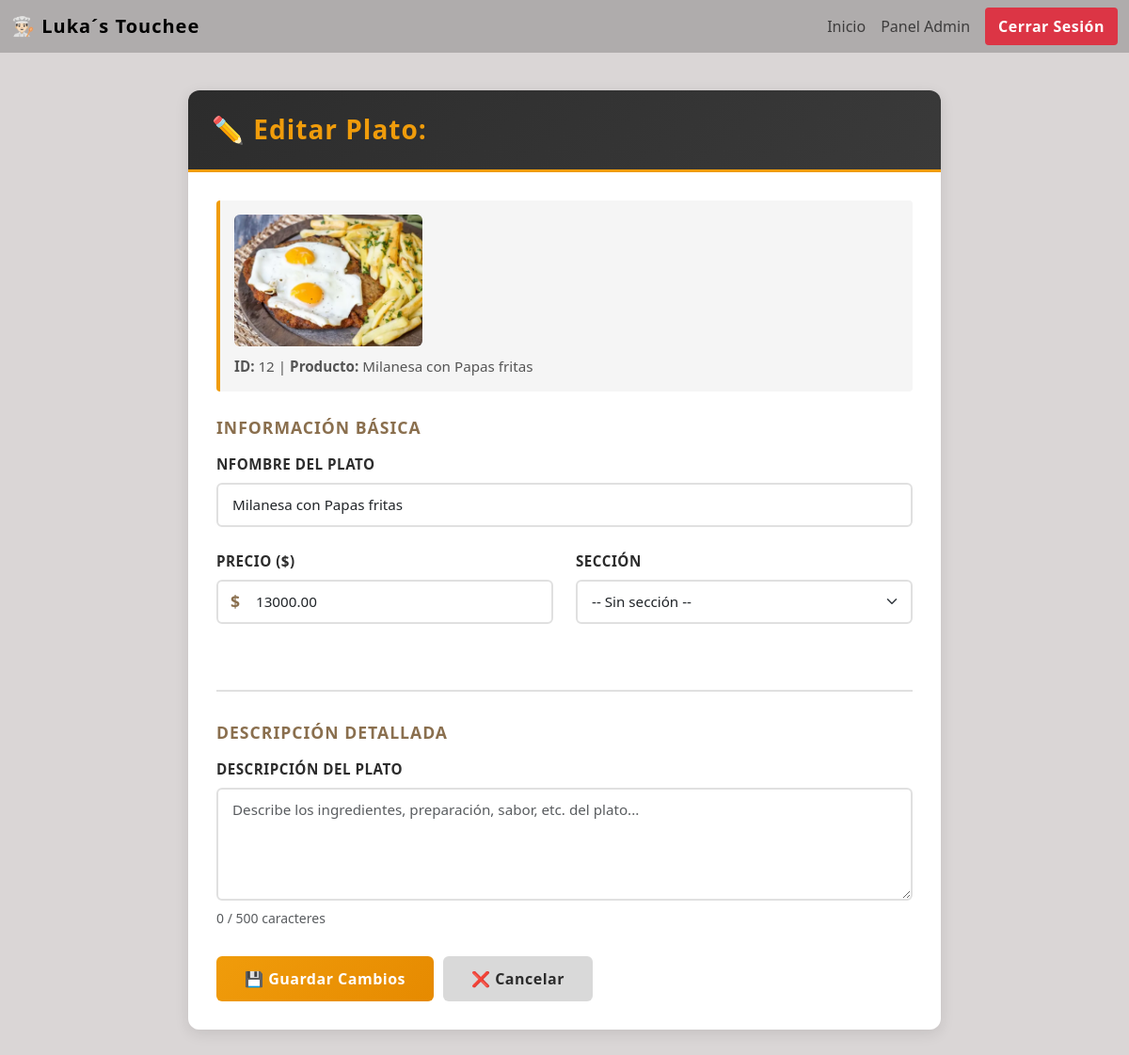
The app's page /admin/ABM/editar_plato.php?id=12 (signed in) with its own data.
### tables this page shows
CREATE TABLE `comidas` (
  `id_comida` int(11) NOT NULL,
  `nombre` varchar(50) NOT NULL,
  `precio` decimal(10,2) NOT NULL,
  `imagen` varchar(255) DEFAULT NULL,
  `descripcion` text DEFAULT NULL,
  `fk_seccion` int(11) DEFAULT NULL
);

### admin/ABM/editar_plato.php (the view, shortened to what this page needs)
<?php
    include_once("../../config/config.php");
    $id_plato = mysqli_real_escape_string($con, $_GET['id']);
    $consulta = "SELECT * FROM `comidas` WHERE `id_comida` = '$id_plato'";
    $resultado = mysqli_query($con, $consulta);
    $plato = mysqli_fetch_array($resultado);
?>
<!DOCTYPE html>
<html lang="es">
<head>
    <link href="https://cdn.jsdelivr.net/npm/bootstrap@5.3.8/dist/css/bootstrap.min.css" rel="stylesheet">
    <link rel="stylesheet" href="../../css/style.css">
</head>
<body class="admin-body">
    <header>
        <nav class="navbar navbar-expand-lg bg-body-tertiary">
            <div class="container-fluid">
                <a class="navbar-brand" href="../../pages/inicio.php">👨🏻‍🍳 Luka´s Touchee</a>
                <div class="collapse navbar-collapse" id="navbarNavDropdown">
                    <ul class="navbar-nav ms-auto">
                        <li class="nav-item">
                            <a class="nav-link" href="../../pages/inicio.php">Inicio</a>
                        </li>
                        <li class="nav-item">
                            <a class="nav-link" href="../index.php">Panel Admin</a>
                        </li>
                        <li class="nav-item">
                            <a class="btn btn-outline-danger ms-2" href="../../components/logout.php">Cerrar Sesión</a>
                        </li>
                    </ul>
                </div>
            </div>
        </nav>
    </header>
    <main class="edit-container">
        <div class="edit-card">
            <div class="edit-card-header">
                <h3>✏️ Editar Plato:</h3>
            </div>
            <div class="edit-card-body">
                <div class="plato-preview">
                    <img src="../../imgs/<?php echo $plato['id_comida']; ?>.webp" alt="<?php echo htmlspecialchars($plato['nombre']); ?>" onerror="this.src='../../imgs/default.webp'">
                    <div class="preview-info">
                        <strong>ID:</strong> <?php echo $plato['id_comida']; ?> |
                        <strong>Producto:</strong> <?php echo $plato['nombre']; ?>
                    </div>
                </div>
                <form method="POST" action="editar_plato_ok.php">
                    <div class="section-title">Información Básica</div>
                    <div class="form-group">
                        <label for="nombre" class="form-label">Nfombre del Plato</label>
                        <input type="text" class="form-control" id="nombre" name="nombre" value="<?php echo htmlspecialchars($plato['nombre']); ?>" required>
                    </div>
                    <div class="row">
                        <div class="col-md-6">
                            <div class="form-group">
                                <label for="precio" class="form-label">Precio ($)</label>
                                <div class="input-with-icon">
                                    <span class="input-prefix">$</span>
                                    <input type="number" class="form-control" id="precio" name="precio" value="<?php echo htmlspecialchars($plato['precio']); ?>" step="0.01" min="0" required>
                                </div>
                            </div>
                        </div>
                        <div class="col-md-6">
                            <div class="form-group">
                                <label for="fk_seccion" class="form-label">Sección</label>
                                <select class="form-select" id="fk_seccion" name="fk_seccion">
                                    <option value="">-- Sin sección --</option>
                                </select>
                            </div>
                        </div>
                    </div>
                    <div class="section-divider"></div>
                    <div class="section-title">Descripción Detallada</div>
                    <div class="form-group">
                        <label for="descripcion" class="form-label">Descripción del Plato</label>
                        <textarea class="form-control" id="descripcion" name="descripcion" placeholder="Describe los ingredientes, preparación, sabor, etc. del plato..."><?php echo htmlspecialchars($plato['descripcion'] ?? ''); ?></textarea>
                        <small class="text-muted d-block mt-2">
                            <span id="char_count">0</span> / 500 caracteres
                        </small>
                    </div>
                    <div class="button-group">
                        <button type="submit" class="btn-save">💾 Guardar Cambios</button>
                        <a href="../index.php" class="btn-cancel">❌ Cancelar</a>
                    </div>
                </form>
            </div>
        </div>
    </main>
</body>
</html>

### css/style.css (style rules this page uses)
label { display: block; }
body { background-color: #afacac !important; color: #2c2c2c; }
.admin-body { background-color: #dad6d6 !important; color: #2c2c2c; }
.navbar-brand { font-weight: 600; letter-spacing: 1px; }
.nav-link { font-weight: 500; transition: color 0.3s ease; }
.btn-outline-danger { border-width: 2px; font-weight: 600; }
.navbar-expand-lg, bg-body-tertiary { background-color: #afacac !important; }
.form-control, .form-select { border-radius: 4px; border: 1px solid #ddd; padding: 0.75rem 1rem; font-size: 0.95rem; transition: border-color 0.3s ease, box-shadow 0.3s ease; }
.form-label { font-weight: 600; color: #2c2c2c; margin-bottom: 0.5rem; font-size: 0.95rem; text-transform: uppercase; letter-spacing: 0.5px; }
.btn { font-weight: 600; border-radius: 4px; transition: all 0.2s ease; letter-spacing: 0.5px; }
a.btn.btn-outline-danger.ms-2 { border-width: 2px; font-weight: 600; background-color: #dc3545; border-color: #dc3545; color: #fff; }

### admin/ABM/editar_plato.php (style rules this page uses)
.edit-container { max-width: 800px; margin: 40px auto; }
.edit-card { border: none; border-radius: 12px; box-shadow: 0 4px 15px rgba(0,0,0,0.1); overflow: hidden; }
.edit-card-header { background: linear-gradient(135deg, #2c2c2c 0%, #3a3a3a 100%); color: #f09c0b; padding: 25px; border-bottom: 3px solid #f09c0b; }
.edit-card-header h3 { margin: 0; font-weight: 600; letter-spacing: 1px; }
.edit-card-body { padding: 30px; background-color: #ffffff; }
.form-group { margin-bottom: 25px; }
.form-label { font-weight: 600; color: #2c2c2c; margin-bottom: 8px; font-size: 0.95rem; text-transform: uppercase; letter-spacing: 0.5px; }
.form-control, .form-select { border: 2px solid #e0e0e0; border-radius: 6px; padding: 10px 15px; font-size: 0.95rem; transition: all 0.3s ease; }
textarea.form-control { resize: vertical; min-height: 120px; font-family: inherit; }
.plato-preview { margin-bottom: 25px; padding: 15px; background-color: #f5f5f5; border-left: 4px solid #f09c0b; border-radius: 4px; }
.plato-preview img { width: 100%; max-width: 200px; border-radius: 6px; margin-bottom: 10px; }
.preview-info { font-size: 0.95rem; color: #555555; }
.button-group { display: flex; gap: 10px; margin-top: 30px; }
.btn-save { background: linear-gradient(135deg, #f09c0b 0%, #e68a00 100%); color: white; border: none; padding: 12px 30px; border-radius: 6px; font-weight: 600; transition: all 0.3s ease; letter-spacing: 0.5px; }
.btn-cancel { background-color: #d9d9d9; color: #2c2c2c; border: none; padding: 12px 30px; border-radius: 6px; font-weight: 600; transition: all 0.3s ease; text-decoration: none; display: inline-block; letter-spacing: 0.5px; }
.section-divider { margin: 30px 0; padding-bottom: 15px; border-bottom: 2px solid #e0e0e0; }
.section-title { color: #8a6f4e; font-weight: 600; margin-bottom: 15px; font-size: 1.1rem; text-transform: uppercase; letter-spacing: 1px; }
.input-with-icon { position: relative; }
.input-prefix { position: absolute; left: 15px; top: 50%; transform: translateY(-50%); color: #8a6f4e; font-weight: 600; font-size: 1.1rem; }
.input-with-icon .form-control { padding-left: 40px; }

### records on screen
comidas: id_comida "12", nombre "Milanesa con Papas fritas", precio "13000.00"
